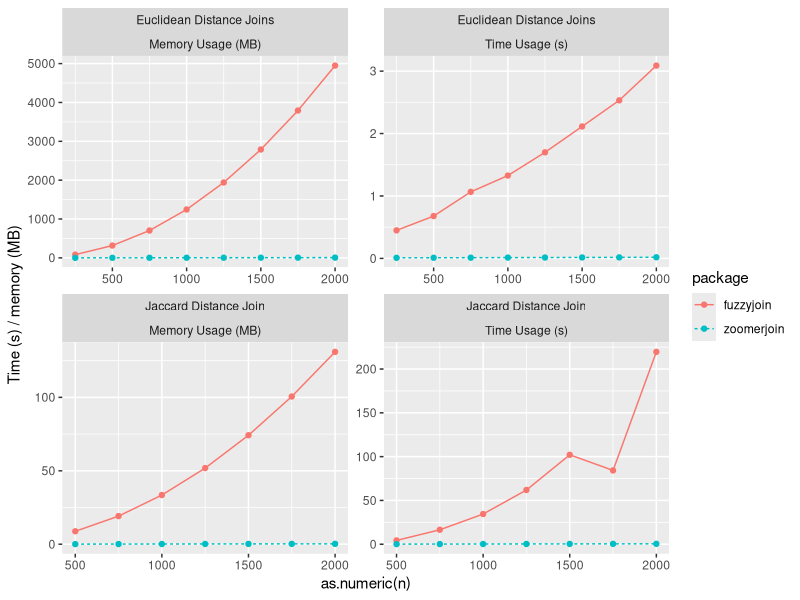

The R source for this figure:
## ---- chunk 1
knitr::opts_chunk$set(
  collapse = TRUE,
  comment = "#>"
)
## ---- chunk 2
library(tidyverse)
## ---- chunk 3
sim_data <- read_csv("sim_data.csv")
sim_data %>%
  mutate(
    name = ifelse(name == "time", "Time Usage (s)", "Memory Usage (MB)"),
    join_type = ifelse(join_type == "Jaccard Distance",
      "Jaccard Distance Join",
      "Euclidean Distance Joins"
    ),
  ) %>%
  ggplot(aes(x = as.numeric(n), y = value, col = package, linetype = package)) +
  geom_point() +
  geom_line() +
  facet_wrap(~ join_type + name, scales = "free") +
  scale_y_continuous("Time (s) / memory (MB)")
